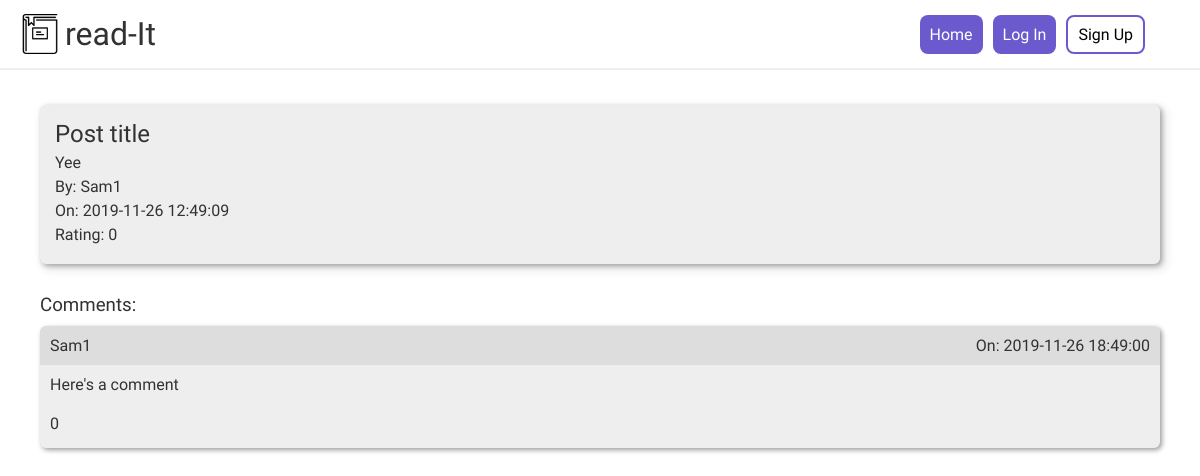
Page /subredditController.php?action=viewPost&postID=35 on the committed database.
### tables this page shows
CREATE TABLE `posts` (
  `postID` int(11) NOT NULL,
  `subredditID` int(11) NOT NULL,
  `userID` int(11) NOT NULL,
  `postTitle` varchar(64) NOT NULL,
  `postContent` varchar(1500) NOT NULL,
  `postTime` datetime NOT NULL DEFAULT current_timestamp(),
  `rating` int(11) NOT NULL DEFAULT 0
);

CREATE TABLE `comments` (
  `commentID` int(11) NOT NULL,
  `userID` int(11) NOT NULL,
  `postID` int(11) NOT NULL,
  `subredditID` int(11) NOT NULL,
  `commentContent` varchar(500) NOT NULL,
  `commentTime` timestamp NOT NULL DEFAULT current_timestamp(),
  `rating` int(11) NOT NULL DEFAULT 0
);

### models/post/postDA.php (called while the page is built, shortened)
<?php
require_once 'models/post/post.php';
class postDA
{
    public static function get_post($postID)
    {
        $db = Database::getDB();
        $queryPost = 'SELECT * FROM posts where postID = :postID';
        $statement = $db->prepare($queryPost);
        $statement->bindValue(':postID', $postID);
        $statement->execute();
        $rows = $statement->fetchAll();
        foreach ($rows as $value) {
            $post = new post($value['postID'], $value['subredditID'], $value['userID'], $value['postTitle'], $value['postContent'], $value['postTime'], $value['rating']);
        }
        return $post;
    }
}

### models/post/post.php (called while the page is built, shortened)
<?php
class post
{
    private $postID, $subredditID, $userID, $postTitle, $postContent, $postTime, $rating;
    public function __construct($postID, $subredditID, $userID, $postTitle, $postContent, $postTime, $rating)
    {
        $this->postTitle = $postTitle;
        $this->postContent = $postContent;
        $this->postTime = $postTime;
        $this->rating = $rating;
    }
    public function getPostTitle()
    {
        return $this->postTitle;
    }
    public function getPostContent()
    {
        return $this->postContent;
    }
    public function getPostTime()
    {
        return $this->postTime;
    }
    public function getRating()
    {
        return $this->rating;
    }
}

### models/userDA.php (called while the page is built, shortened)
<?php
require_once('models/database.php');
require_once('models/user.php');
class userDA
{
    public static function get_all()
    {
        $db = Database::getDB();
        $queryUsers = 'SELECT * FROM users';
        $statement = $db->prepare($queryUsers);
        $statement->execute();
        $rows = $statement->fetchAll();
        foreach ($rows as $value) {
            $user = new user($value['userID'], $value['username'], $value['email'], $value['password']);
            $users[] = $user;
        }
        return $users;
    }
    public static function getUserByID($userID)
    {
        $db = Database::getDB();
        $queryUser = 'SELECT * FROM users where userID = :userID';
        $statement = $db->prepare($queryUser);
        $statement->bindValue(':userID', $userID);
        $statement->execute();
        $rows = $statement->fetchAll();
        foreach ($rows as $value) {
            $user = new user($value['userID'], $value['username'], $value['email'], $value['password']);
        }
        return $user;
    }
}

### models/user.php (called while the page is built, shortened)
<?php
class user
{
    private $userID, $username, $email, $password;
    public function __construct($userID, $username, $email, $password)
    {
        $this->username = $username;
    }
    public function getUsername()
    {
        return $this->username;
    }
}

### models/comment/commentDA.php (called while the page is built, shortened)
<?php
require_once 'models/comment/comment.php';
class CommentDA
{
    public static function get_comments_by_postID($postID)
    {
        $db = Database::getDB();
        $query = 'SELECT * FROM comments WHERE postID LIKE :postID';
        $statement = $db->prepare($query);
        $statement->bindValue(':postID', $postID);
        $statement->execute();
        $rows = $statement->fetchAll();
        $comments = [];
        foreach ($rows as $value) {
            $comment = new Comment($value['commentID'], $value['userID'], $value['postID'], $value['subredditID'], $value['commentContent'], $value['commentTime'], $value['rating']);
            array_push($comments, $comment);
        }
        return $comments;
    }
}

### models/comment/comment.php (called while the page is built, shortened)
<?php
class Comment
{
    private $commentID, $userID, $postID, $subredditID, $commentContent, $commentTime, $rating;
    public function __construct($commentID, $userID, $postID, $subredditID, $commentContent, $commentTime, $rating)
    {
        $this->commentContent = $commentContent;
        $this->commentTime = $commentTime;
        $this->rating = $rating;
    }
    public function getCommentContent()
    {
        return $this->commentContent;
    }
    public function getCommentTime()
    {
        return $this->commentTime;
    }
    public function getRating()
    {
        return $this->rating;
    }
}

### views/viewPost.php (the view, shortened to what this page needs)
<?php
include_once("views/components/header.php");
include_once("models/comment/Comment.php"); ?>
<body>
    <?php include_once("views/components/nav.php"); ?>
    <div class="container">
        <div class="container-main">
            <div class="post" style="margin-bottom: 30px">
                <div class="post-content">
                    <h2><?php echo htmlspecialchars($post->getPostTitle()) ?></h2>
                    <p><?php echo htmlspecialchars($post->getPostContent()) ?></p>
                    <p><?php echo 'By: ' . htmlspecialchars(userDA::getUserByID($post->getUserID())->getUsername()) ?></p>
                    <p><?php echo 'On: ' . htmlspecialchars($post->getPostTime()) ?></p>
                    <p><?php echo 'Rating: ' . htmlspecialchars($post->getRating()) ?></p>
                </div>
            </div>
            <h3 style="margin-bottom: 10px">Comments: </h3>
            <?php foreach ($comments as $comment) : ?>
                <div class="comment">
                    <div class="comment-title">
                        <p><?php echo htmlspecialchars(userDA::getUserByID($comment->getUserID())->getUsername()); ?></p>
                        <p><?php echo 'On: ' . htmlspecialchars($comment->getCommentTime()); ?></p>
                    </div>
                    <div class="comment-content">
                        <p><?php echo htmlspecialchars($comment->getCommentContent()); ?></p>
                        <div class="rating-section">
                            <p><?php echo htmlspecialchars($comment->getRating()); ?></p>
                        </div>
                    </div>
                </div>
            <?php endforeach ?>
        </div>
</body>

### css/styling.css (style rules this page uses)
*, *:before, *:after { box-sizing: inherit; }
* { margin: 0; padding: 0; font-weight: normal; font-family: "Arimo", Arial, Helvetica, sans-serif; text-decoration: none; outline: none; }
.container { display: flex; width: 95%; margin: 0 auto; height: 100vh; justify-content: space-between; margin-bottom: 20px; }
.container-main p, h1, h2, h3, h4 { margin: 10px 0; }
.container-main { flex: 4; margin: 0 10px; border-radius: 8px; color: rgb(50, 50, 50); }
.post { margin: 15px 0 10px 0; background-color: #eee; padding: 15px; border-radius: 6px; box-shadow: 2px 2px 5px 0 rgba(0, 0, 0, 0.3), 4px 4px 10px 2px rgba(0, 0, 0, 0.1); display: flex; transition: box-shadow 350ms; }
.post-content { display: flex; flex-direction: column; align-items: flex-start; }
.post-content p, h2, h3 { padding: 0; margin: 0; margin-bottom: 5px; }
.rating-section { display: flex; align-items: center; }
.comment { background-color: #eee; border-radius: 6px; box-shadow: 2px 2px 5px 0 rgba(0, 0, 0, 0.4); margin-bottom: 10px; }
.comment-title { background-color: rgb(221, 221, 221); border-radius: 6px 6px 0 0; padding: 0 10px; margin: 0; display: flex; justify-content: space-between; }
.comment-content { padding: 0 0 5px 10px; }

### rows in the picture
posts: postTitle "Post title", postContent "Yee", postTime "2019-11-26 12:49:09", rating "0"
comments: Username "Sam1", commentTime "2019-11-26 18:49:00", commentContent "Here's a comment", rating "0"

### other values in the picture
userDA::getUserByID($post->getUserID())->getUsername() "Sam1"
